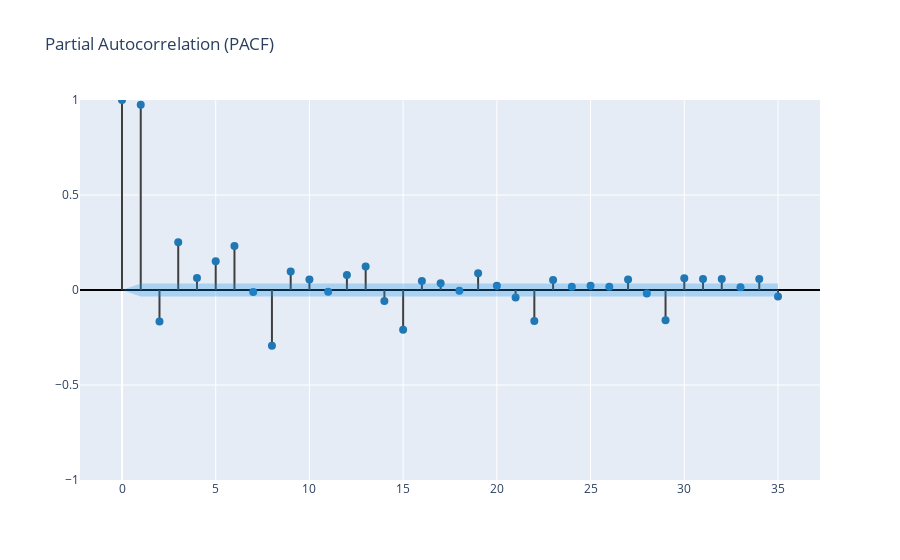

Notebook source saved alongside this figure:
### Code cell
create_corr_plot(data.consumption, None, True)

### Figure 1 — Plotly figure (JSON) as saved in the notebook; plotly's stock layout.template omitted (floating-point values rounded to 4 significant figures)
{"data": [{"line": {"color": "#3f3f3f"}, "mode": "lines", "showlegend": false, "type": "scatter", "x": [0, 0], "y": [0, 1]}, {"line": {"color": "#3f3f3f"}, "mode": "lines", "showlegend": false, "type": "scatter", "x": [1, 1], "y": [0, 0.9746]}, {"line": {"color": "#3f3f3f"}, "mode": "lines", "showlegend": false, "type": "scatter", "x": [2, 2], "y": [0, -0.1657]}, {"line": {"color": "#3f3f3f"}, "mode": "lines", "showlegend": false, "type": "scatter", "x": [3, 3], "y": [0, 0.2518]}, {"line": {"color": "#3f3f3f"}, "mode": "lines", "showlegend": false, "type": "scatter", "x": [4, 4], "y": [0, 0.0637]}, {"line": {"color": "#3f3f3f"}, "mode": "lines", "showlegend": false, "type": "scatter", "x": [5, 5], "y": [0, 0.1511]}, {"line": {"color": "#3f3f3f"}, "mode": "lines", "showlegend": false, "type": "scatter", "x": [6, 6], "y": [0, 0.2311]}, {"line": {"color": "#3f3f3f"}, "mode": "lines", "showlegend": false, "type": "scatter", "x": [7, 7], "y": [0, -0.01057]}, {"line": {"color": "#3f3f3f"}, "mode": "lines", "showlegend": false, "type": "scatter", "x": [8, 8], "y": [0, -0.2929]}, {"line": {"color": "#3f3f3f"}, "mode": "lines", "showlegend": false, "type": "scatter", "x": [9, 9], "y": [0, 0.09787]}, {"line": {"color": "#3f3f3f"}, "mode": "lines", "showlegend": false, "type": "scatter", "x": [10, 10], "y": [0, 0.05586]}, {"line": {"color": "#3f3f3f"}, "mode": "lines", "showlegend": false, "type": "scatter", "x": [11, 11], "y": [0, -0.009705]}, {"line": {"color": "#3f3f3f"}, "mode": "lines", "showlegend": false, "type": "scatter", "x": [12, 12], "y": [0, 0.0787]}, {"line": {"color": "#3f3f3f"}, "mode": "lines", "showlegend": false, "type": "scatter", "x": [13, 13], "y": [0, 0.1237]}, {"line": {"color": "#3f3f3f"}, "mode": "lines", "showlegend": false, "type": "scatter", "x": [14, 14], "y": [0, -0.05807]}, {"line": {"color": "#3f3f3f"}, "mode": "lines", "showlegend": false, "type": "scatter", "x": [15, 15], "y": [0, -0.2091]}, {"line": {"color": "#3f3f3f"}, "mode": "lines", "showlegend": false, "type": "scatter", "x": [16, 16], "y": [0, 0.04774]}, {"line": {"color": "#3f3f3f"}, "mode": "lines", "showlegend": false, "type": "scatter", "x": [17, 17], "y": [0, 0.03587]}, {"line": {"color": "#3f3f3f"}, "mode": "lines", "showlegend": false, "type": "scatter", "x": [18, 18], "y": [0, -0.004174]}, {"line": {"color": "#3f3f3f"}, "mode": "lines", "showlegend": false, "type": "scatter", "x": [19, 19], "y": [0, 0.08833]}, {"line": {"color": "#3f3f3f"}, "mode": "lines", "showlegend": false, "type": "scatter", "x": [20, 20], "y": [0, 0.02247]}, {"line": {"color": "#3f3f3f"}, "mode": "lines", "showlegend": false, "type": "scatter", "x": [21, 21], "y": [0, -0.03968]}, {"line": {"color": "#3f3f3f"}, "mode": "lines", "showlegend": false, "type": "scatter", "x": [22, 22], "y": [0, -0.163]}, {"line": {"color": "#3f3f3f"}, "mode": "lines", "showlegend": false, "type": "scatter", "x": [23, 23], "y": [0, 0.05292]}, {"line": {"color": "#3f3f3f"}, "mode": "lines", "showlegend": false, "type": "scatter", "x": [24, 24], "y": [0, 0.01704]}, {"line": {"color": "#3f3f3f"}, "mode": "lines", "showlegend": false, "type": "scatter", "x": [25, 25], "y": [0, 0.02198]}, {"line": {"color": "#3f3f3f"}, "mode": "lines", "showlegend": false, "type": "scatter", "x": [26, 26], "y": [0, 0.01687]}, {"line": {"color": "#3f3f3f"}, "mode": "lines", "showlegend": false, "type": "scatter", "x": [27, 27], "y": [0, 0.05471]}, {"line": {"color": "#3f3f3f"}, "mode": "lines", "showlegend": false, "type": "scatter", "x": [28, 28], "y": [0, -0.01878]}, {"line": {"color": "#3f3f3f"}, "mode": "lines", "showlegend": false, "type": "scatter", "x": [29, 29], "y": [0, -0.1595]}, {"line": {"color": "#3f3f3f"}, "mode": "lines", "showlegend": false, "type": "scatter", "x": [30, 30], "y": [0, 0.06218]}, {"line": {"color": "#3f3f3f"}, "mode": "lines", "showlegend": false, "type": "scatter", "x": [31, 31], "y": [0, 0.05823]}, {"line": {"color": "#3f3f3f"}, "mode": "lines", "showlegend": false, "type": "scatter", "x": [32, 32], "y": [0, 0.0575]}, {"line": {"color": "#3f3f3f"}, "mode": "lines", "showlegend": false, "type": "scatter", "x": [33, 33], "y": [0, 0.01394]}, {"line": {"color": "#3f3f3f"}, "mode": "lines", "showlegend": false, "type": "scatter", "x": [34, 34], "y": [0, 0.05849]}, {"line": {"color": "#3f3f3f"}, "mode": "lines", "showlegend": false, "type": "scatter", "x": [35, 35], "y": [0, -0.03478]}, {"marker": {"color": "#1f77b4", "size": 8}, "mode": "markers", "showlegend": false, "type": "scatter", "x": [0, 1, 2, 3, 4, 5, 6, 7, 8, 9, 10, 11, 12, 13, 14, 15, 16, 17, 18, 19, 20, 21, 22, 23, 24, 25, 26, 27, 28, 29, 30, 31, 32, 33, 34, 35], "y": [1, 0.9746, -0.1657, 0.2518, 0.0637, 0.1511, 0.2311, -0.01057, -0.2929, 0.09787, 0.05586, -0.009705, 0.0787, 0.1237, -0.05807, -0.2091, 0.04774, 0.03587, -0.004174, 0.08833, 0.02247, -0.03968, -0.163, 0.05292, 0.01704, 0.02198, 0.01687, 0.05471, -0.01878, -0.1595, 0.06218, 0.05823, 0.0575, 0.01394, 0.05849, -0.03478]}, {"line": {"color": "rgba(255,255,255,0)"}, "mode": "lines", "showlegend": false, "type": "scatter", "x": [0, 1, 2, 3, 4, 5, 6, 7, 8, 9, 10, 11, 12, 13, 14, 15, 16, 17, 18, 19, 20, 21, 22, 23, 24, 25, 26, 27, 28, 29, 30, 31, 32, 33, 34, 35], "y": [0, 0.03473, 0.03473, 0.03473, 0.03473, 0.03473, 0.03473, 0.03473, 0.03473, 0.03473, 0.03473, 0.03473, 0.03473, 0.03473, 0.03473, 0.03473, 0.03473, 0.03473, 0.03473, 0.03473, 0.03473, 0.03473, 0.03473, 0.03473, 0.03473, 0.03473, 0.03473, 0.03473, 0.03473, 0.03473, 0.03473, 0.03473, 0.03473, 0.03473, 0.03473, 0.03473]}, {"fill": "tonexty", "fillcolor": "rgba(32, 146, 230,0.3)", "line": {"color": "rgba(255,255,255,0)"}, "mode": "lines", "showlegend": false, "type": "scatter", "x": [0, 1, 2, 3, 4, 5, 6, 7, 8, 9, 10, 11, 12, 13, 14, 15, 16, 17, 18, 19, 20, 21, 22, 23, 24, 25, 26, 27, 28, 29, 30, 31, 32, 33, 34, 35], "y": [0, -0.03473, -0.03473, -0.03473, -0.03473, -0.03473, -0.03473, -0.03473, -0.03473, -0.03473, -0.03473, -0.03473, -0.03473, -0.03473, -0.03473, -0.03473, -0.03473, -0.03473, -0.03473, -0.03473, -0.03473, -0.03473, -0.03473, -0.03473, -0.03473, -0.03473, -0.03473, -0.03473, -0.03473, -0.03473, -0.03473, -0.03473, -0.03473, -0.03473, -0.03473, -0.03473]}], "layout": {"autosize": true, "title": {"text": "Partial Autocorrelation (PACF)"}, "xaxis": {"autorange": true, "range": [-2.177, 37.18], "type": "linear"}, "yaxis": {"range": [-1, 1], "type": "linear", "zerolinecolor": "#000000"}}}
